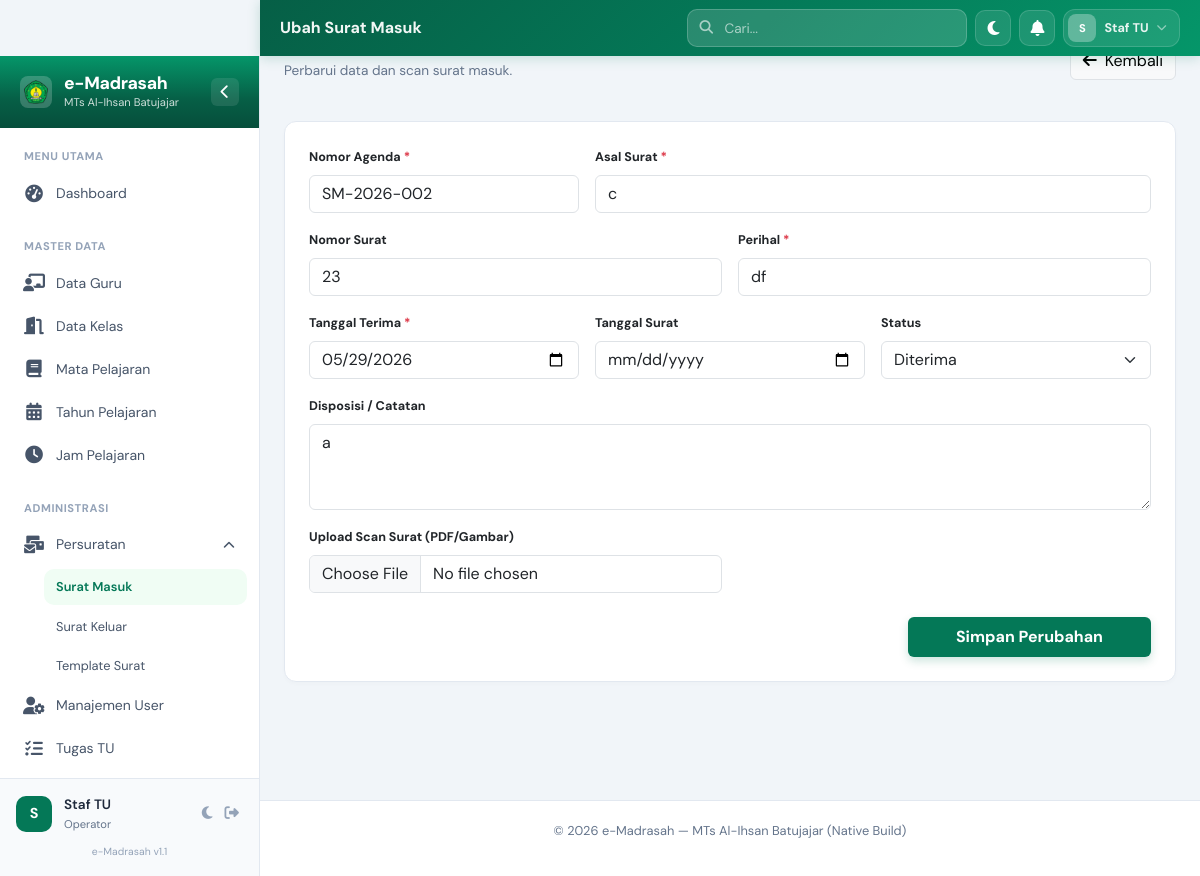
/modules/surat_masuk/edit.php?id=2 (signed in), run on the app's committed database.
### tables this page shows
CREATE TABLE `surat_masuk` (
  `id` bigint unsigned NOT NULL AUTO_INCREMENT,
  `nomor_agenda` varchar(255) NOT NULL,
  `asal_surat` varchar(255) NOT NULL,
  `nomor_surat` varchar(255) DEFAULT NULL,
  `perihal` varchar(255) NOT NULL,
  `tanggal_terima` date NOT NULL,
  `tanggal_surat` date DEFAULT NULL,
  `disposisi` text,
  `file_scan` varchar(255) DEFAULT NULL,
  `status` enum('diterima','diproses','selesai') NOT NULL DEFAULT 'diterima',
  `created_at` timestamp NULL DEFAULT NULL,
  `updated_at` timestamp NULL DEFAULT NULL,
  PRIMARY KEY (`id`),
  UNIQUE KEY `surat_masuk_nomor_agenda_unique` (`nomor_agenda`)
);

### modules/surat_masuk/edit.php (the view, shortened to what this page needs)
<?php
include __DIR__ . '/../../includes/header.php';
$id = isset($_GET['id']) ? (int)$_GET['id'] : 0;
$stmt = $pdo->prepare("SELECT * FROM surat_masuk WHERE id = ?");
$stmt->execute([$id]);
$surat = $stmt->fetch();
?>
<div class="page-header mb-4 fade-in">
    <div>
        <h2 class="page-title">Ubah Surat Masuk</h2>
        <p class="page-subtitle">Perbarui data dan scan surat masuk.</p>
    </div>
    <div>
        <a href="index.php" class="btn btn-light border">
            <i class="fas fa-arrow-left me-2"></i>Kembali
        </a>
    </div>
</div>
<div class="card border-0 shadow-sm p-4 fade-in">
    <form action="update.php" method="POST" enctype="multipart/form-data">
        <div class="row g-3">
            <div class="col-md-4">
                <label class="form-label small fw-bold">Nomor Agenda <span class="text-danger">*</span></label>
                <input type="text" name="nomor_agenda" class="form-control" required value="<?php echo $surat['nomor_agenda']; ?>">
            </div>
            <div class="col-md-8">
                <label class="form-label small fw-bold">Asal Surat <span class="text-danger">*</span></label>
                <input type="text" name="asal_surat" class="form-control" required value="<?php echo $surat['asal_surat']; ?>">
            </div>
            <div class="col-md-6">
                <label class="form-label small fw-bold">Nomor Surat</label>
                <input type="text" name="nomor_surat" class="form-control" value="<?php echo $surat['nomor_surat']; ?>">
            </div>
            <div class="col-md-6">
                <label class="form-label small fw-bold">Perihal <span class="text-danger">*</span></label>
                <input type="text" name="perihal" class="form-control" required value="<?php echo $surat['perihal']; ?>">
            </div>
            <div class="col-md-4">
                <label class="form-label small fw-bold">Tanggal Terima <span class="text-danger">*</span></label>
                <input type="date" name="tanggal_terima" class="form-control" required value="<?php echo $surat['tanggal_terima']; ?>">
            </div>
            <div class="col-md-4">
                <label class="form-label small fw-bold">Tanggal Surat</label>
                <input type="date" name="tanggal_surat" class="form-control" value="<?php echo $surat['tanggal_surat']; ?>">
            </div>
            <div class="col-md-4">
                <label class="form-label small fw-bold">Status</label>
                <select name="status" class="form-select">
                    <option value="diterima" <?php echo $surat['status'] == 'diterima' ? 'selected' : ''; ?>>Diterima</option>
                </select>
            </div>
            <div class="col-md-12">
                <label class="form-label small fw-bold">Disposisi / Catatan</label>
                <textarea name="disposisi" class="form-control" rows="3"><?php echo $surat['disposisi']; ?></textarea>
            </div>
            <div class="col-md-6">
                <label class="form-label small fw-bold">Upload Scan Surat (PDF/Gambar)</label>
                <input type="file" name="file_scan" class="form-control" accept=".pdf,image/*">
            </div>
        </div>
        <div class="text-end mt-4">
            <button type="submit" class="btn btn-primary px-5 fw-bold">Simpan Perubahan</button>
        </div>
    </form>
</div>
<?php include __DIR__ . '/../../includes/footer.php'; ?>

### assets/css/custom.css (style rules this page uses)
:root { --em-green-950: #022c22; --em-green-900: #064e3b; --em-green-800: #065f46; --em-green-700: #047857; --em-green-600: #059669; --em-green-500: #10b981; --em-green-200: #a7f3d0; --em-green-100: #d1fae5; --em-green-50 : #f0fdf4; --em-gold : #b45309; --em-gold-light: #fef3c7; --em-gray-950: #020617; --em-gray-900: #0f172a; --em-gray-800: #1e293b; --em-gray-700: #334155; --em-gray-600: #475569; --em-gray-500: #64748b; --em-gray-400: #94a3b8; --em-gray-300: #cbd5e1; --em-gray-200: #e2e8f0; --em-gray-100: #f1f5f9; --em-gray-50 : #f8fafc; --em-white : #ffffff; --em-primary : var(--em-green-700); --em-primary-dark : var(--em-green-800); --em-primary-darker : var(--em-green-900); --em-surface : var(--em-white); --em-bg : #f1f5f9; --em-border : #e2e8f0; --em-text : #1e293b; --em-text-muted : #64748b; --em-sidebar-w : 260px; --em-sidebar-collapsed-w: 75px; --em-header-h : 56px; --em-r-md : 10px; --em-r-lg : 14px; --em-r-xl : 20px; --em-r-full: 9999px; --em-ease : cubic-bezier(0.4, 0, 0.2, 1); --em-dur : 250ms; }
body { font-family: 'DM Sans', 'Segoe UI', system-ui, sans-serif; background: var(--em-bg); color: var(--em-text); font-size: 0.9rem; -webkit-font-smoothing: antialiased; overflow-x: hidden; transition: background-color 0.3s ease, color 0.3s ease; }
h1, h2, h3, h4, h5, h6 { font-family: 'Plus Jakarta Sans', sans-serif; font-weight: 700; }
.fade-in { animation: emFadeIn 0.5s ease both; }
.card.fade-in { animation-delay: 0.05s; }
.card:nth-child(2).fade-in { animation-delay: 0.1s; }
.card { border-radius: 12px !important; border: 1px solid var(--em-border) !important; box-shadow: 0 2px 4px rgba(0,0,0,0.02) !important; background: var(--em-white); transition: transform 0.2s, box-shadow 0.2s; }
.btn-primary { background: var(--em-primary); border: none; padding: 8px 20px; font-weight: 600; box-shadow: 0 4px 10px rgba(4, 120, 87, 0.2); }
.fade-in { animation: fadeIn 0.4s ease-out; }
.page-header { display: flex; flex-wrap: wrap; gap: 16px; justify-content: space-between; align-items: center; margin-bottom: 24px; }
.page-title { font-size: 1.5rem; font-weight: 800; color: var(--em-gray-900); }
.page-subtitle { font-size: 0.85rem; color: var(--em-gray-500); }

### data on the page
surat_masuk: nomor_agenda "SM-2026-002", asal_surat "c", nomor_surat "23", perihal "df", tanggal_terima "05/29/2026", status "Diterima", disposisi "a"

### other printed values
$page_title "Ubah Surat Masuk"
substr($_SESSION['user_name'] ?? 'A', 0, 1) "S"
$_SESSION['user_name'] "Staf TU"
$_SESSION['user_role'] "Operator"
